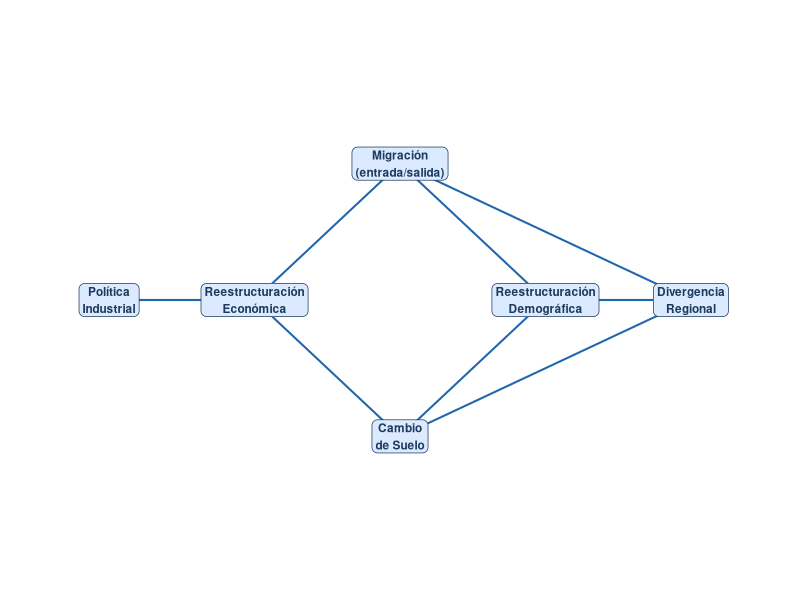

This figure's R source:
## ---- chunk 1
#| label: setup
#| include: false
library(tidyverse)
library(ggplot2)
library(patchwork)
## ---- chunk 2
#| label: fig-dag
#| fig-cap: "Grafo acíclico dirigido: política industrial → reestructuración demográfica"
#| fig-height: 3.5

nodos <- tibble(
  etiqueta = c("Política\nIndustrial", "Reestructuración\nEconómica",
               "Migración\n(entrada/salida)", "Cambio\nde Suelo",
               "Reestructuración\nDemográfica", "Divergencia\nRegional"),
  x = c(1, 2, 3, 3, 4, 5),
  y = c(3, 3, 4, 2, 3, 3)
)

aristas <- tibble(
  desde = c(1, 2, 2, 3, 4, 3, 4, 5),
  hasta = c(2, 3, 4, 5, 5, 6, 6, 6)
) |>
  left_join(nodos |> select(desde_x = x, desde_y = y) |> mutate(desde = row_number()), by = "desde") |>
  left_join(nodos |> select(hasta_x = x, hasta_y = y) |> mutate(hasta = row_number()), by = "hasta")

ggplot() +
  geom_segment(data = aristas,
               aes(x = desde_x, y = desde_y, xend = hasta_x, yend = hasta_y),
               arrow = arrow(length = unit(0.25, "cm"), type = "closed"),
               color = "#2166ac", linewidth = 0.7) +
  geom_label(data = nodos, aes(x = x, y = y, label = etiqueta),
             fill = "#dbeafe", color = "#1e3a5f", fontface = "bold",
             size = 3.0, label.r = unit(0.4, "lines")) +
  xlim(0.5, 5.5) + ylim(1, 5) +
  theme_void()
## ---- chunk 3
#| label: tbl-sintesis
#| tbl-cap: "Síntesis de hallazgos empíricos a través de los tres artículos"

tibble::tribble(
  ~Articulo, ~Pregunta, ~Metodo, ~Hallazgo_principal,
  "Artículo 1", "Efectos sobre el crecimiento poblacional", "DiD escalonado + Espacial",
    "Zonas industriales → +[X] pp de crecimiento anual; derrames positivos hasta [X] km",
  "Artículo 2", "Mediación migratoria", "PPML gravitacional + Mediación",
    "[X]% del efecto sobre el crecimiento mediado por inmigración; selección por calificación documentada",
  "Artículo 3", "Transiciones de suelo y bosque", "RDD espacial + Hansen GFW",
    "Zonas agroindustriales → pérdida forestal significativa; zonas manufactureras → efectos mixtos"
) |>
  knitr::kable(
    col.names = c("Artículo", "Pregunta de investigación", "Método principal", "Hallazgo clave"),
    booktabs  = TRUE
  )
